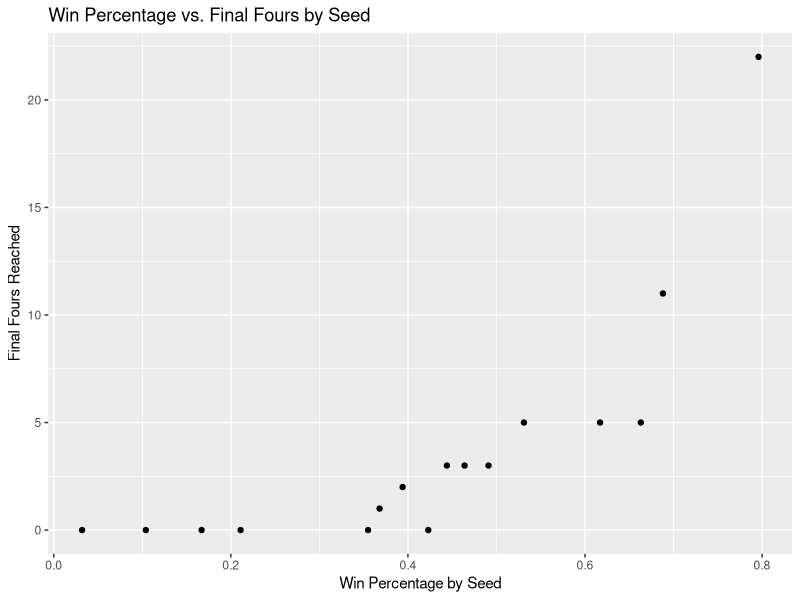

This figure's R source:
## ---- chunk 1
library(ggplot2)
library(readr)
Seed_Results <- read_csv("Seed Results.csv",show_col_types = FALSE)

Seed_Results |> 
  ggplot(aes(x=`WIN%`,y=F4))+
  geom_point()+
  labs(title="Win Percentage vs. Final Fours by Seed", x="Win Percentage by Seed",y="Final Fours Reached")
